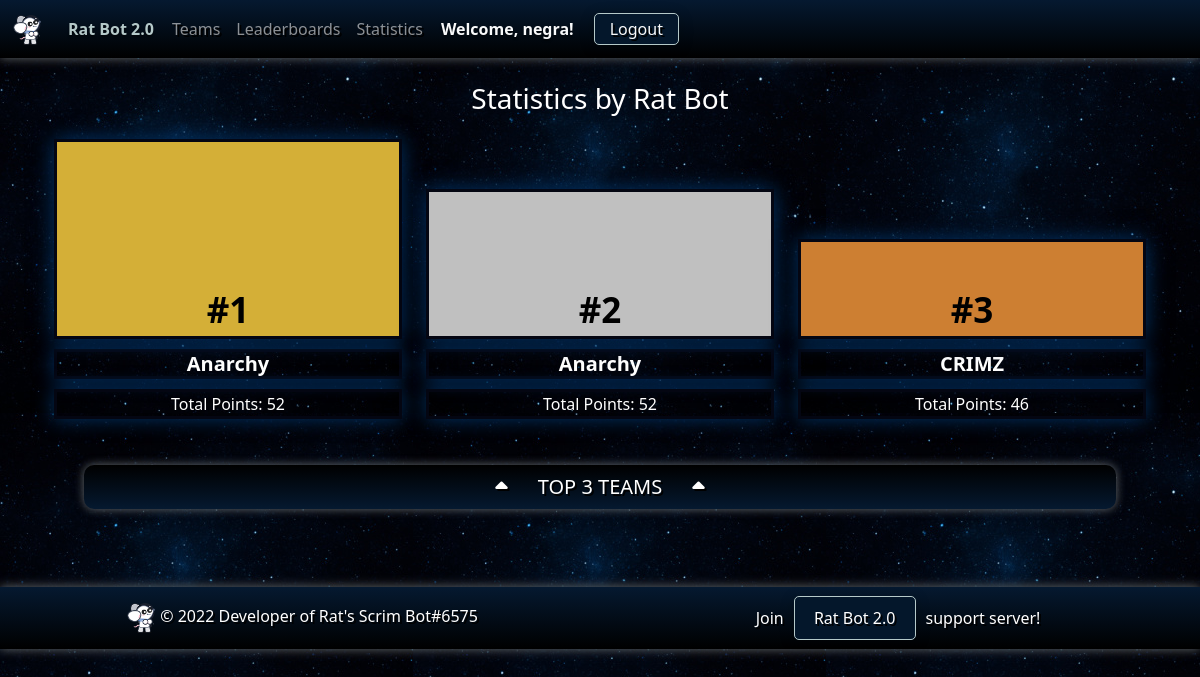
The page /statistics (signed in) on the database as committed earlier.
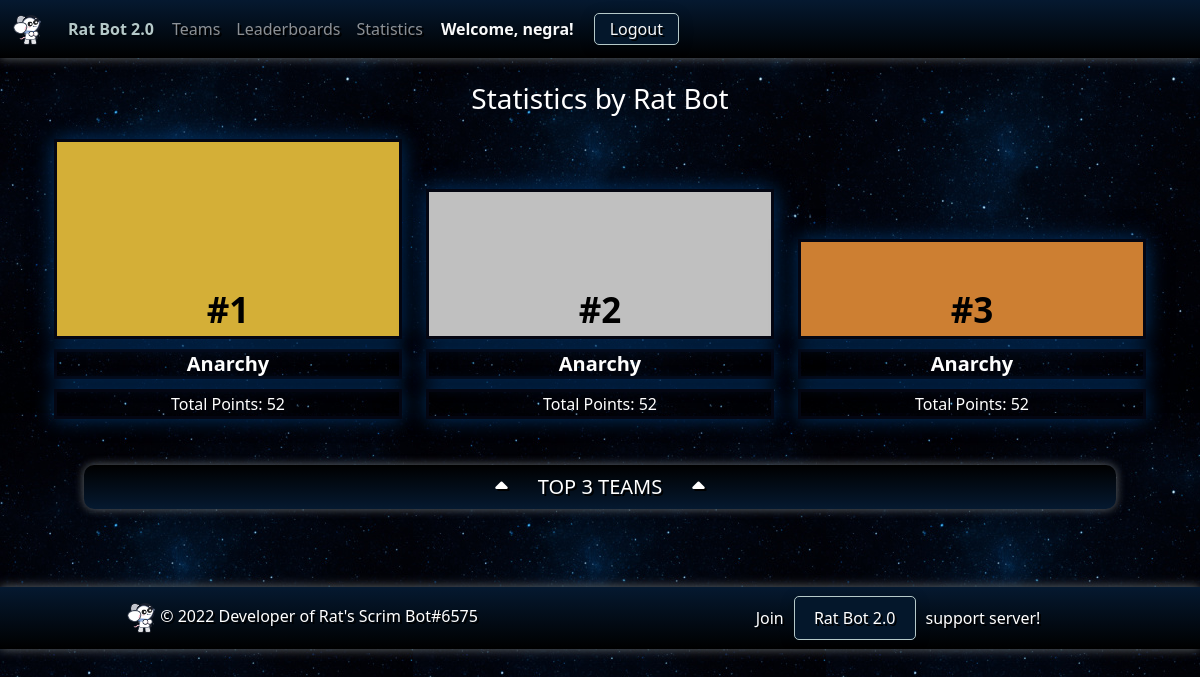
The same page on the database as committed later.
### ratbotapp/models.py (models this page shows, shortened)
class Score(models.Model):
    id = models.AutoField(primary_key=True)
    rank = models.IntegerField(default=0)
    result = models.ForeignKey(Result, on_delete=models.CASCADE, default=None)
    team = models.ForeignKey(Team, on_delete=models.RESTRICT, default=None)
    team_managers = models.CharField(max_length=200, default='Unknown')
    wwcd = models.PositiveSmallIntegerField(default=0)
    pp = models.PositiveSmallIntegerField(default=0)
    kp = models.PositiveSmallIntegerField(default=0)
    tp = models.PositiveSmallIntegerField(default=0)
    missed_games = models.IntegerField(default=0)
    created_at = models.DateTimeField(auto_now_add=True)
    updated_at = models.DateTimeField(auto_now=True)
    def __str__(self):
        return f"#{self.rank} - {self.team.team_name} - {self.tp}"

class Team(models.Model):
    id = models.AutoField(primary_key=True)
    team_name = models.CharField(max_length=30, unique=True)
    team_tag = models.CharField(max_length=10, default="")
    team_slug = models.CharField(max_length=60, unique=False, editable=False)
    created_at = models.DateTimeField(auto_now_add=True)
    updated_at = models.DateTimeField(auto_now=True)

### ratbotapp/views.py (the view)
# urls.py: path('statistics', views.statistics_page, name='statistics'),
@login_required(login_url="/accounts/discord/login")
def statistics_page(request):
    print("======== STARTED statistics_page() =======")
    top_stats = Score.objects.filter(tp__gte=0).order_by('-tp').select_related('result')[:3]
    context = {
        'statistics': {
            'top_stats': top_stats
        }
    }
    pprint(context)
    return render(request, 'ratbot/statistics.html', context)

### ratbotapp/templates/ratbot/statistics.html (shortened to what this page needs)
{% extends 'ratbot/base/base.html' %}
{% load static %}
{% block body %}
<div class="container">
    <div class="row mb-3 mt-4">
        <h3 class="text-center">Statistics by Rat Bot</h3>
    </div>
    <div class="container">
        <div class="row">
            <div class="col-4">
                <div class="rectangle gold"><p class="rectangle-content">#1</p></div>
                <h5 class="team-name">{{ statistics.top_stats.0.team.team_name }}</h5>
                <p class="team-text">Total Points: {{ statistics.top_stats.0.tp }}</p>
            </div>
            <div class="col-4">
                <div class="rectangle silver"><p class="rectangle-content">#2</p></div>
                <h5 class="team-name">{{ statistics.top_stats.1.team.team_name }}</h5>
                <p class="team-text">Total Points: {{ statistics.top_stats.1.tp }}</p>
            </div>
            <div class="col-4">
                <div class="rectangle bronze"><p class="rectangle-content">#3</p></div>
                <h5 class="team-name">{{ statistics.top_stats.2.team.team_name }}</h5>
                <p class="team-text">Total Points: {{ statistics.top_stats.2.tp }}</p>
            </div>
            <div class="col-12">
                <h5 class="top-3-teams gradient"><i class="fa-solid fa-caret-up" style="margin-right: 30px;"></i>TOP 3 TEAMS<i class="fa-solid fa-caret-up" style="margin-left: 30px;"></i></h5>
            </div>
        </div>
    </div>
</div>
{% endblock %}

### ratbotapp/templates/ratbot/base/base.html (shortened to what this page needs)
{% load static %}
<!doctype html>
<html lang="en">
<head>
    <link rel="stylesheet" href="{% static 'ratbot/styles/base.css' %}">
    <link href="https://cdn.jsdelivr.net/npm/bootstrap@5.3.0-alpha1/dist/css/bootstrap.min.css" rel="stylesheet"
>
    <link rel="stylesheet" type="text/css" href="https://cdn.datatables.net/1.13.2/css/jquery.dataTables.css">
    <link rel="stylesheet" href="https://cdnjs.cloudflare.com/ajax/libs/font-awesome/6.3.0/css/all.min.css" />
</head>
<body>
<nav class="navbar navbar-expand-lg navbar-dark bg-dark space-gradient sticky-top">
    <div class="container-fluid text-center">
        <a class="navbar-brand" href="/">
            <img src="{% static 'ratbot/images/logo.png' %}" alt="Rat Bot" height="30">
        </a>
        <a href="/" class="welcome">
            <span> Rat Bot 2.0</span>
        </a>
        <div class="collapse navbar-collapse" id="navbarNavDropdown">
            <ul class="navbar-nav">
                <li class="nav-item">
                    <a class="nav-link" href="{% url 'teams' %}">Teams</a>
                </li>
                <li class="nav-item">
                    <a class="nav-link" href="{% url 'leaderboards' %}">Leaderboards</a>
                </li>
                <li class="nav-item">
                    <a class="nav-link" href="{% url 'statistics' %}">Statistics</a>
                </li>
            </ul>
            {% if user.is_authenticated %}
            <span class="text-light welcome">Welcome, {{ user.username }}!</span>
            <span class="text-light"><a class="nav-link login" href="{% url 'logout' %}"> Logout</a></span>
            {% else %}
            <span class="text-light"><a class="nav-link login" href="{% url 'login' %}">Login</a></span>
            {% endif %}
        </div>
    </div>
</nav>
{% block body %}Base body block{% endblock %}
<div class="gradient-footer mt-5">
    <footer class="mt-3 py-3 px-3">
        <div class="row justify-content-center align-items-center" >
            <div class="col-sm-12 col-md-6 mb-3 mb-md-0 text-center">
                <a href="/"><img src="{% static 'ratbot/images/logo.png' %}" alt="Rat Bot" height="30"></a> © 2022
                Developer of Rat's Scrim Bot#6575
            </div>
            <div class="col-sm-12 col-md-6 mt-3 mt-md-0 text-center">
                Join<a class="discord-invite" href="https://discord.gg/zT7RWQWQdr"> Rat Bot 2.0 </a>support server!
            </div>
        </div>
    </footer>
</div>
</body>
</html>

### ratbotapp/static/ratbot/styles/base.css (style rules this page uses)
body { color: #ffffff !important; background-color: #0c2340; background-image: url('space-background.jpg'); background-repeat: repeat; }
.gradient-footer { background-color: #000000; background-image: radial-gradient(circle, #000000 0%, #051930 100%); background-image: linear-gradient(to top, #000000 0%, #051930 100%); text-shadow: 2px 2px #000; box-shadow: 0 0 10px #656b6f; bottom:0; }
.gradient { background-color: #000000; background-image: radial-gradient(circle, #051930 0%, #000000 100%); background-image: linear-gradient(to top, #051930 0%, #000000 100%); text-shadow: 2px 2px #000; box-shadow: 0 0 10px #656b6f; border-radius: 10px; }
.navbar { background-color: #000000; background-image: radial-gradient(circle, #051930 0%, #000000 100%); background-image: linear-gradient(to bottom, #051930 0%, #000000 100%); text-shadow: 2px 2px #000; box-shadow: 0 0 10px #656b6f; }
.navbar .nav-link.login { margin-left: 10px; margin-right: 10px; padding: 3px 15px; background-color: #04172b; border: 1px solid #b5c9c9; border-radius: 5px; box-shadow: 0px 3px 15px rgba(0, 0, 0, 0.2); }
.welcome { margin-left: 10px; margin-right: 10px; font-weight: bold; color: #b5c9c9; text-shadow: 0px 2px 2px rgba(0, 0, 0, 0.5); text-decoration: none; }
.discord-invite { color: white; margin-left: 10px; margin-right: 10px; padding: 10px 15px; background-color: #04172b; border: 1px solid #b5c9c9; border-radius: 5px; box-shadow: 0px 3px 15px rgba(0, 0, 0, 0.2); text-decoration: none; }
.rectangle { position: relative; width: 100%; height: 500px; border: 1px solid white; margin-bottom: 10px; border: 3px solid #040612; box-shadow: 0 0 20px #003366; }
.rectangle-content { position: absolute; bottom: 0; width: 100%; text-align: center; margin: 0; }
.gold { height: 200px; font-size: 35px; text-align: center; font-weight: bold; color: black; background-color: #D4AF37; }
.silver { height: 150px; margin-top: 50px; font-size: 35px; text-align: center; font-weight: bold; color: black; background-color: #C0C0C0; }
.bronze { height: 100px; margin-top: 100px; font-size: 35px; text-align: center; font-weight: bold; color: black; background-color: #CD7F32; }
.team-name { text-align: center; margin-top: 10px; font-weight: bold; border: 3px solid #040612; box-shadow: 0 0 20px #003366; }
.team-text { text-align: center; margin-top: 10px; border: 3px solid #040612; box-shadow: 0 0 20px #003366; }
.top-3-teams { text-align: center; margin: 30px; padding: 10px; }

Rows that differ between the two databases and show on the page:
removed Score: top_stats.2.team.team_name "CRIMZ", top_stats.2.tp "46"
added Score: top_stats.2.team.team_name "Anarchy", top_stats.2.tp "52"
